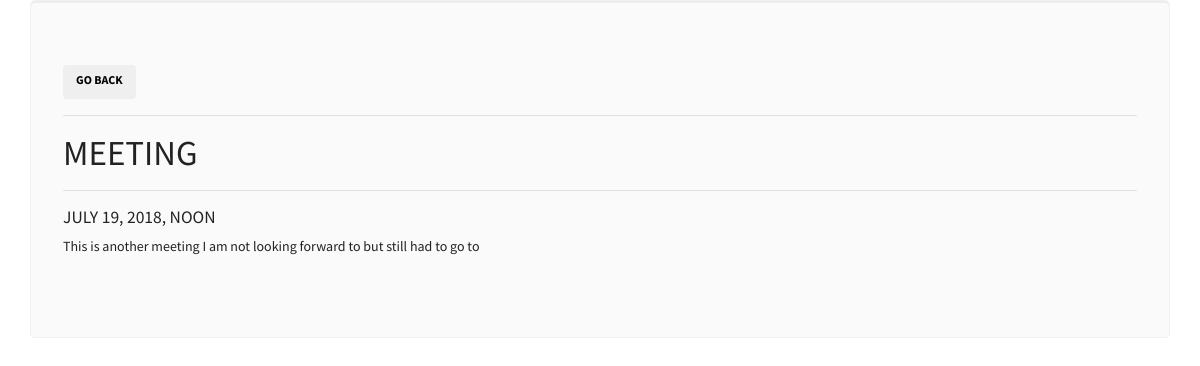
The page /entry/2 (signed in) on the database its author committed.
### myapp/models.py (models this page shows, shortened)
class Entry(models.Model):
    name = models.CharField(max_length=100)
    author = models.ForeignKey(User, on_delete=models.CASCADE)
    date = models.DateTimeField()
    description = models.TextField()
    created = models.DateTimeField(auto_now_add=True)

### myapp/views.py (the view)
# urls.py: path('entry/<int:pk>',views.details,name='details'),
@login_required
def details(request, pk):
    entry = Entry.objects.get(id=pk)
    return render(request,'myapp/details.html',{'entry':entry})

### myapp/templates/myapp/details.html
{% extends 'myapp/base.html' %}
{% block content %}
<div class="container jumbotron">
    <button onclick="window.location='{% url 'index'%}'" class="btn btn-default">Go back</button>
    <hr />
    <h1>{{ entry.name }}</h1>
    <hr />
    <h5>{{ entry.date }}</h5>
    <p>{{ entry.description }}</p>
</div>
{% endblock %}

### myapp/static/myapp/css/styles.css (style rules this page uses)
h1,h2,h3,h4,h5,h6 { text-transform: uppercase; }

### rows shown on the page
Entry: name "MEETING", date "JULY 19, 2018, NOON", description "This is another meeting I am not looking forward to but still had to go to"
